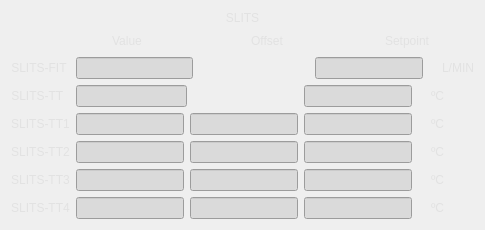
      <widget class="QFrame" name="frameBPM1_4">
       <property name="styleSheet">
        <string notr="true">background-color: transparent;

QLineEdit{
border-style: solid;
border-color: rgb(39, 143, 255);
border-width: 1px;
}</string>
       </property>
       <layout class="QGridLayout" name="gridLayout_11">
        <item row="2" column="0">
         <layout class="QVBoxLayout" name="verticalLayout_15">
          <item>
           <layout class="QHBoxLayout" name="horizontalLayout_173">
            <item>
             <widget class="QLabel" name="label_234">
              <property name="styleSheet">
               <string notr="true">color: rgb(226, 226, 226);
font: 75 13pt &quot;Utopia&quot;;
background-color: transparent;</string>
              </property>
              <property name="text">
               <string>SLITS-FIT </string>
              </property>
              <property name="alignment">
               <set>Qt::AlignCenter</set>
              </property>
             </widget>
            </item>
            <item>
             <widget class="QLineEdit" name="lineEditSlitsFitValue">
              <property name="styleSheet">
               <string notr="true">background-color: rgb(218, 218, 218);</string>
              </property>
             </widget>
            </item>
            <item>
             <spacer name="horizontalSpacer_37">
              <property name="orientation">
               <enum>Qt::Horizontal</enum>
              </property>
              <property name="sizeHint" stdset="0">
               <size>
                <width>40</width>
                <height>20</height>
               </size>
              </property>
             </spacer>
            </item>
            <item>
             <layout class="QHBoxLayout" name="horizontalLayout_174">
              <item>
               <widget class="QLineEdit" name="lineEditSlitsFitSetPoint">
                <property name="styleSheet">
                 <string notr="true">background-color: rgb(218, 218, 218);</string>
                </property>
               </widget>
              </item>
              <item>
               <widget class="QLabel" name="labelSlitsFitBool">
                <property name="maximumSize">
                 <size>
                  <width>21</width>
                  <height>21</height>
                 </size>
                </property>
                <property name="styleSheet">
                 <string notr="true">background-color: transparent;</string>
                </property>
                <property name="text">
                 <string/>
                </property>
                <property name="pixmap">
                 <pixmap>images/led_red.png</pixmap>
                </property>
                <property name="scaledContents">
                 <bool>true</bool>
                </property>
               </widget>
              </item>
              <item>
               <widget class="QLabel" name="label_236">
                <property name="styleSheet">
                 <string notr="true">color: rgb(226, 226, 226);
font: 75 13pt &quot;Utopia&quot;;
background-color: transparent;</string>
                </property>
                <property name="text">
                 <string>L/MIN</string>
                </property>
                <property name="alignment">
                 <set>Qt::AlignCenter</set>
                </property>
               </widget>
              </item>
             </layout>
            </item>
           </layout>
          </item>
          <item>
           <layout class="QHBoxLayout" name="horizontalLayout_175">
            <item>
             <widget class="QLabel" name="label_237">
              <property name="styleSheet">
               <string notr="true">color: rgb(226, 226, 226);
font: 75 13pt &quot;Utopia&quot;;
background-color: transparent;</string>
              </property>
              <property name="text">
               <string>SLITS-TT  </string>
              </property>
              <property name="alignment">
               <set>Qt::AlignCenter</set>
              </property>
             </widget>
            </item>
            <item>
             <widget class="QLineEdit" name="lineEditSlitsTtValue">
              <property name="styleSheet">
               <string notr="true">background-color: rgb(218, 218, 218);</string>
              </property>
             </widget>
            </item>
            <item>
             <spacer name="horizontalSpacer_38">
              <property name="orientation">
               <enum>Qt::Horizontal</enum>
              </property>
              <property name="sizeHint" stdset="0">
               <size>
                <width>40</width>
                <height>20</height>
               </size>
              </property>
             </spacer>
            </item>
            <item>
             <layout class="QHBoxLayout" name="horizontalLayout_176">
              <item>
               <widget class="QLineEdit" name="lineEditSlitsTtSetPoint">
                <property name="styleSheet">
                 <string notr="true">background-color: rgb(218, 218, 218);</string>
                </property>
               </widget>
              </item>
              <item>
               <widget class="QLabel" name="labelSlitsTtBool">
                <property name="maximumSize">
                 <size>
                  <width>21</width>
                  <height>21</height>
                 </size>
                </property>
                <property name="styleSheet">
                 <string notr="true">background-color: transparent;</string>
                </property>
                <property name="text">
                 <string/>
                </property>
                <property name="pixmap">
                 <pixmap>images/led_red.png</pixmap>
                </property>
                <property name="scaledContents">
                 <bool>true</bool>
                </property>
               </widget>
              </item>
              <item>
               <widget class="QLabel" name="label_239">
                <property name="styleSheet">
                 <string notr="true">color: rgb(226, 226, 226);
font: 75 13pt &quot;Utopia&quot;;
background-color: transparent;</string>
                </property>
                <property name="text">
                 <string>ºC         </string>
                </property>
                <property name="alignment">
                 <set>Qt::AlignCenter</set>
                </property>
               </widget>
              </item>
             </layout>
            </item>
           </layout>
          </item>
         </layout>
        </item>
        <item row="3" column="0">
         <layout class="QHBoxLayout" name="horizontalLayout_177">
          <item>
           <widget class="QLabel" name="label_240">
            <property name="styleSheet">
             <string notr="true">color: rgb(226, 226, 226);
font: 75 13pt &quot;Utopia&quot;;
background-color: transparent;</string>
            </property>
            <property name="text">
             <string>SLITS-TT1</string>
            </property>
            <property name="alignment">
             <set>Qt::AlignCenter</set>
            </property>
           </widget>
          </item>
          <item>
           <widget class="QLineEdit" name="lineEditSlitsTt1Value">
            <property name="styleSheet">
             <string notr="true">background-color: rgb(218, 218, 218);</string>
            </property>
           </widget>
          </item>
          <item>
           <widget class="QLineEdit" name="lineEditSlitsTt1Offset">
            <property name="styleSheet">
             <string notr="true">background-color: rgb(218, 218, 218);</string>
            </property>
           </widget>
          </item>
          <item>
           <layout class="QHBoxLayout" name="horizontalLayout_178">
            <item>
             <widget class="QLineEdit" name="lineEditSlitsTt1SetPoint">
              <property name="styleSheet">
               <string notr="true">background-color: rgb(218, 218, 218);</string>
              </property>
             </widget>
            </item>
            <item>
             <widget class="QLabel" name="labelSlitsTt1Bool">
              <property name="maximumSize">
               <size>
                <width>21</width>
                <height>21</height>
               </size>
              </property>
              <property name="styleSheet">
               <string notr="true">background-color: transparent;</string>
              </property>
              <property name="text">
               <string/>
              </property>
              <property name="pixmap">
               <pixmap>images/led_red.png</pixmap>
              </property>
              <property name="scaledContents">
               <bool>true</bool>
              </property>
             </widget>
            </item>
            <item>
             <widget class="QLabel" name="label_242">
              <property name="styleSheet">
               <string notr="true">color: rgb(226, 226, 226);
font: 75 13pt &quot;Utopia&quot;;
background-color: transparent;</string>
              </property>
              <property name="text">
               <string>ºC         </string>
              </property>
              <property name="alignment">
               <set>Qt::AlignCenter</set>
              </property>
             </widget>
            </item>
           </layout>
          </item>
         </layout>
        </item>
        <item row="4" column="0">
         <layout class="QHBoxLayout" name="horizontalLayout_179">
          <item>
           <widget class="QLabel" name="label_243">
            <property name="styleSheet">
             <string notr="true">color: rgb(226, 226, 226);
font: 75 13pt &quot;Utopia&quot;;
background-color: transparent;</string>
            </property>
            <property name="text">
             <string>SLITS-TT2</string>
            </property>
            <property name="alignment">
             <set>Qt::AlignCenter</set>
            </property>
           </widget>
          </item>
          <item>
           <widget class="QLineEdit" name="lineEditSlitsTt2Value">
            <property name="styleSheet">
             <string notr="true">background-color: rgb(218, 218, 218);</string>
            </property>
           </widget>
          </item>
          <item>
           <widget class="QLineEdit" name="lineEditSlitsTt2Offset">
            <property name="styleSheet">
             <string notr="true">background-color: rgb(218, 218, 218);</string>
            </property>
           </widget>
          </item>
          <item>
           <layout class="QHBoxLayout" name="horizontalLayout_180">
            <item>
             <widget class="QLineEdit" name="lineEditSlitsTt2SetPoint">
              <property name="styleSheet">
               <string notr="true">background-color: rgb(218, 218, 218);</string>
              </property>
             </widget>
            </item>
            <item>
             <widget class="QLabel" name="labelSlitsTt2Bool">
              <property name="maximumSize">
               <size>
                <width>21</width>
                <height>21</height>
               </size>
              </property>
              <property name="styleSheet">
               <string notr="true">background-color: transparent;</string>
              </property>
              <property name="text">
               <string/>
              </property>
              <property name="pixmap">
               <pixmap>images/led_red.png</pixmap>
              </property>
              <property name="scaledContents">
               <bool>true</bool>
              </property>
             </widget>
            </item>
            <item>
             <widget class="QLabel" name="label_245">
              <property name="styleSheet">
               <string notr="true">color: rgb(226, 226, 226);
font: 75 13pt &quot;Utopia&quot;;
background-color: transparent;</string>
              </property>
              <property name="text">
               <string>ºC         </string>
              </property>
              <property name="alignment">
               <set>Qt::AlignCenter</set>
              </property>
             </widget>
            </item>
           </layout>
          </item>
         </layout>
        </item>
        <item row="5" column="0">
         <layout class="QHBoxLayout" name="horizontalLayout_181">
          <item>
           <widget class="QLabel" name="label_246">
            <property name="styleSheet">
             <string notr="true">color: rgb(226, 226, 226);
font: 75 13pt &quot;Utopia&quot;;
background-color: transparent;</string>
            </property>
            <property name="text">
             <string>SLITS-TT3</string>
            </property>
            <property name="alignment">
             <set>Qt::AlignCenter</set>
            </property>
           </widget>
          </item>
          <item>
           <widget class="QLineEdit" name="lineEditSlitsTt3Value">
            <property name="styleSheet">
             <string notr="true">background-color: rgb(218, 218, 218);</string>
            </property>
           </widget>
          </item>
          <item>
           <widget class="QLineEdit" name="lineEditSlitsTt3Offset">
            <property name="styleSheet">
             <string notr="true">background-color: rgb(218, 218, 218);</string>
            </property>
           </widget>
          </item>
          <item>
           <layout class="QHBoxLayout" name="horizontalLayout_182">
            <item>
             <widget class="QLineEdit" name="lineEditSlitsTt3SetPoint">
              <property name="styleSheet">
               <string notr="true">background-color: rgb(218, 218, 218);</string>
              </property>
             </widget>
            </item>
            <item>
             <widget class="QLabel" name="labelSlitsTt3Bool">
              <property name="maximumSize">
               <size>
                <width>21</width>
                <height>21</height>
               </size>
              </property>
              <property name="styleSheet">
               <string notr="true">background-color: transparent;</string>
              </property>
              <property name="text">
               <string/>
              </property>
              <property name="pixmap">
               <pixmap>images/led_red.png</pixmap>
              </property>
              <property name="scaledContents">
               <bool>true</bool>
              </property>
             </widget>
            </item>
            <item>
             <widget class="QLabel" name="label_248">
              <property name="styleSheet">
               <string notr="true">color: rgb(226, 226, 226);
font: 75 13pt &quot;Utopia&quot;;
background-color: transparent;</string>
              </property>
              <property name="text">
               <string>ºC         </string>
              </property>
              <property name="alignment">
               <set>Qt::AlignCenter</set>
              </property>
             </widget>
            </item>
           </layout>
          </item>
         </layout>
        </item>
        <item row="6" column="0">
         <layout class="QHBoxLayout" name="horizontalLayout_183">
          <item>
           <widget class="QLabel" name="label_249">
            <property name="styleSheet">
             <string notr="true">color: rgb(226, 226, 226);
font: 75 13pt &quot;Utopia&quot;;
background-color: transparent;</string>
            </property>
            <property name="text">
             <string>SLITS-TT4</string>
            </property>
            <property name="alignment">
             <set>Qt::AlignCenter</set>
            </property>
           </widget>
          </item>
          <item>
           <widget class="QLineEdit" name="lineEditSlitsTt4Value">
            <property name="styleSheet">
             <string notr="true">background-color: rgb(218, 218, 218);</string>
            </property>
           </widget>
          </item>
          <item>
           <widget class="QLineEdit" name="lineEditSlitsTt4Offset">
            <property name="styleSheet">
             <string notr="true">background-color: rgb(218, 218, 218);</string>
            </property>
           </widget>
          </item>
          <item>
           <layout class="QHBoxLayout" name="horizontalLayout_184">
            <item>
             <widget class="QLineEdit" name="lineEditSlitsTt4SetPoint">
              <property name="styleSheet">
               <string notr="true">background-color: rgb(218, 218, 218);</string>
              </property>
             </widget>
            </item>
            <item>
             <widget class="QLabel" name="labelSlitsTt4Bool">
              <property name="maximumSize">
               <size>
                <width>21</width>
                <height>21</height>
               </size>
              </property>
              <property name="styleSheet">
               <string notr="true">background-color: transparent;</string>
              </property>
              <property name="text">
               <string/>
              </property>
              <property name="pixmap">
               <pixmap>images/led_red.png</pixmap>
              </property>
              <property name="scaledContents">
               <bool>true</bool>
              </property>
             </widget>
            </item>
            <item>
             <widget class="QLabel" name="label_251">
              <property name="styleSheet">
               <string notr="true">color: rgb(226, 226, 226);
font: 75 13pt &quot;Utopia&quot;;
background-color: transparent;</string>
              </property>
              <property name="text">
               <string>ºC         </string>
              </property>
              <property name="alignment">
               <set>Qt::AlignCenter</set>
              </property>
             </widget>
            </item>
           </layout>
          </item>
         </layout>
        </item>
        <item row="1" column="0">
         <layout class="QHBoxLayout" name="horizontalLayout_185">
          <item>
           <spacer name="horizontalSpacer_39">
            <property name="orientation">
             <enum>Qt::Horizontal</enum>
            </property>
            <property name="sizeType">
             <enum>QSizePolicy::Ignored</enum>
            </property>
            <property name="sizeHint" stdset="0">
             <size>
              <width>49</width>
              <height>20</height>
             </size>
            </property>
           </spacer>
          </item>
          <item>
           <widget class="QLabel" name="label_252">
            <property name="styleSheet">
             <string notr="true">color: rgb(226, 226, 226);
font: 75 13pt &quot;Utopia&quot;;
background-color: transparent;</string>
            </property>
            <property name="text">
             <string>Value</string>
            </property>
            <property name="alignment">
             <set>Qt::AlignCenter</set>
            </property>
           </widget>
          </item>
          <item>
           <widget class="QLabel" name="label_253">
            <property name="styleSheet">
             <string notr="true">color: rgb(226, 226, 226);
font: 75 13pt &quot;Utopia&quot;;
background-color: transparent;</string>
            </property>
            <property name="text">
             <string>Offset</string>
            </property>
            <property name="alignment">
             <set>Qt::AlignCenter</set>
            </property>
           </widget>
          </item>
          <item>
           <widget class="QLabel" name="label_254">
            <property name="styleSheet">
             <string notr="true">color: rgb(226, 226, 226);
font: 75 13pt &quot;Utopia&quot;;
background-color: transparent;</string>
            </property>
            <property name="text">
             <string>Setpoint</string>
            </property>
            <property name="alignment">
             <set>Qt::AlignCenter</set>
            </property>
           </widget>
          </item>
         </layout>
        </item>
        <item row="0" column="0">
         <widget class="QLabel" name="label_255">
          <property name="styleSheet">
           <string notr="true">color: rgb(226, 226, 226);
font: 75 20pt &quot;Courier 10 Pitch&quot;;
background-color: transparent;</string>
          </property>
          <property name="text">
           <string>SLITS</string>
          </property>
          <property name="alignment">
           <set>Qt::AlignCenter</set>
          </property>
         </widget>
        </item>
       </layout>
      </widget>
